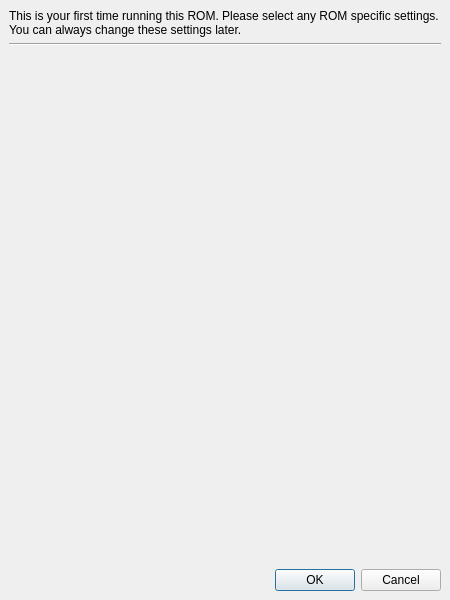
<?xml version="1.0" encoding="UTF-8"?>
<ui version="4.0">
 <class>DirectPlayWindow</class>
 <widget class="QMainWindow" name="DirectPlayWindow">
  <property name="geometry">
   <rect>
    <x>0</x>
    <y>0</y>
    <width>450</width>
    <height>600</height>
   </rect>
  </property>
  <property name="windowTitle">
   <string>ROM Settings</string>
  </property>
  <widget class="QWidget" name="centralwidget">
   <layout class="QVBoxLayout" name="verticalLayout_2">
    <item>
     <widget class="QLabel" name="label_2">
      <property name="sizePolicy">
       <sizepolicy hsizetype="Expanding" vsizetype="Minimum">
        <horstretch>0</horstretch>
        <verstretch>0</verstretch>
       </sizepolicy>
      </property>
      <property name="text">
       <string>This is your first time running this ROM. Please select any ROM specific settings. You can always change these settings later.</string>
      </property>
      <property name="wordWrap">
       <bool>true</bool>
      </property>
     </widget>
    </item>
    <item>
     <widget class="Line" name="line">
      <property name="orientation">
       <enum>Qt::Horizontal</enum>
      </property>
     </widget>
    </item>
    <item>
     <widget class="RomSettingsWidget" name="romSettings" native="true">
      <property name="sizePolicy">
       <sizepolicy hsizetype="Expanding" vsizetype="Preferred">
        <horstretch>0</horstretch>
        <verstretch>0</verstretch>
       </sizepolicy>
      </property>
     </widget>
    </item>
    <item>
     <spacer name="verticalSpacer">
      <property name="orientation">
       <enum>Qt::Vertical</enum>
      </property>
      <property name="sizeHint" stdset="0">
       <size>
        <width>20</width>
        <height>20</height>
       </size>
      </property>
     </spacer>
    </item>
    <item>
     <widget class="QDialogButtonBox" name="buttonBox">
      <property name="orientation">
       <enum>Qt::Horizontal</enum>
      </property>
      <property name="standardButtons">
       <set>QDialogButtonBox::Cancel|QDialogButtonBox::Ok</set>
      </property>
     </widget>
    </item>
   </layout>
  </widget>
 </widget>
 <customwidgets>
  <customwidget>
   <class>RomSettingsWidget</class>
   <extends>QWidget</extends>
   <header>src/ui/rom-settings-widget.hpp</header>
   <container>1</container>
  </customwidget>
 </customwidgets>
 <resources/>
 <connections>
  <connection>
   <sender>buttonBox</sender>
   <signal>rejected()</signal>
   <receiver>DirectPlayWindow</receiver>
   <slot>close()</slot>
   <hints>
    <hint type="sourcelabel">
     <x>295</x>
     <y>574</y>
    </hint>
    <hint type="destinationlabel">
     <x>256</x>
     <y>542</y>
    </hint>
   </hints>
  </connection>
  <connection>
   <sender>buttonBox</sender>
   <signal>accepted()</signal>
   <receiver>DirectPlayWindow</receiver>
   <slot>accept()</slot>
   <hints>
    <hint type="sourcelabel">
     <x>333</x>
     <y>572</y>
    </hint>
    <hint type="destinationlabel">
     <x>432</x>
     <y>537</y>
    </hint>
   </hints>
  </connection>
 </connections>
 <slots>
  <signal>play()</signal>
  <slot>refreshGlidenWarning()</slot>
  <slot>accept()</slot>
 </slots>
</ui>
